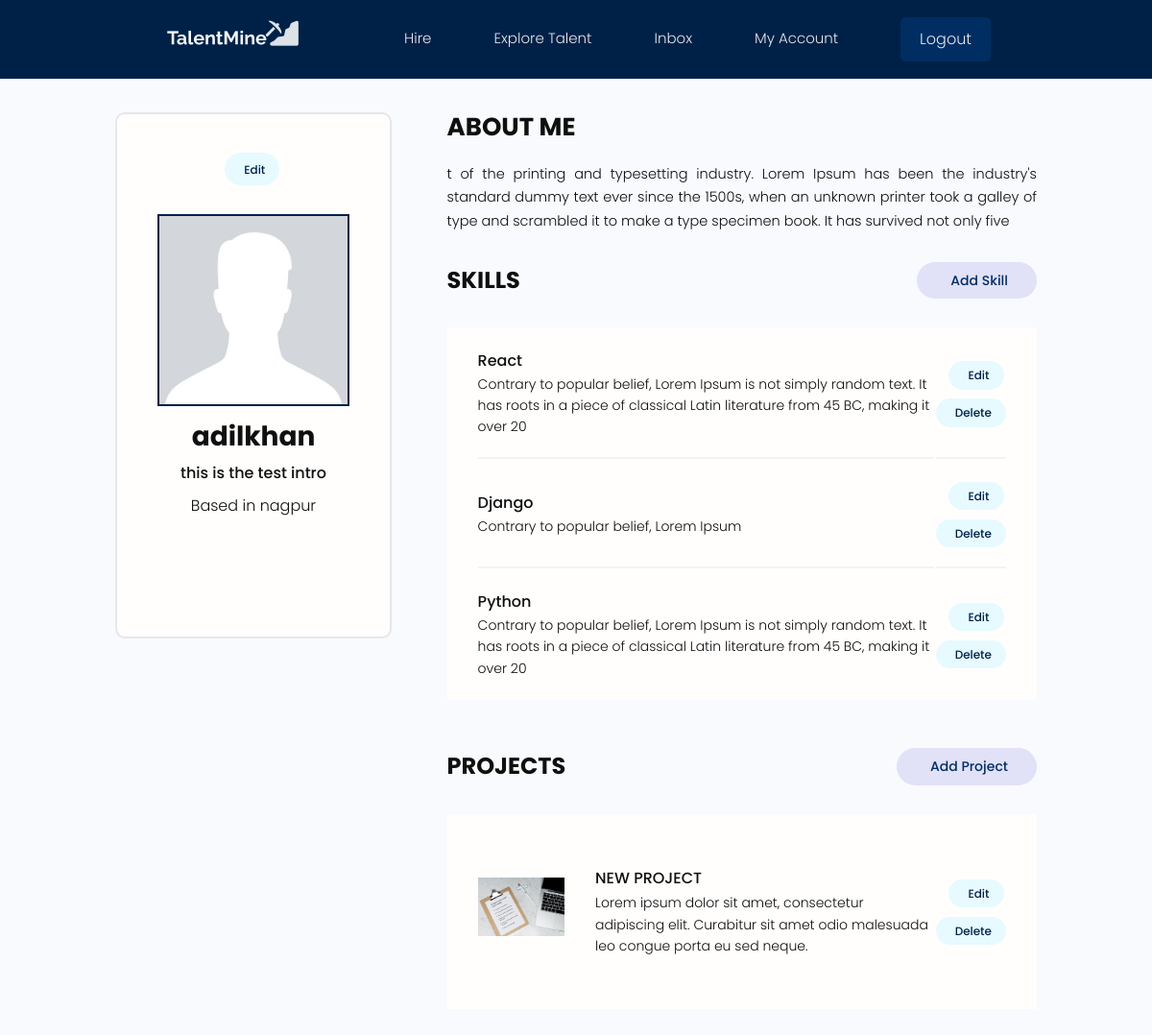
Page /users/account/ (signed in) on the committed database.
### users/models.py (models this page shows, shortened)
class Profile(models.Model):
    user = models.OneToOneField(User,on_delete=models.CASCADE,null=True,blank=True)
    name = models.CharField(max_length = 100,blank=True,null=True)
    email = models.EmailField(max_length=100,blank=True,null=True)
    username  = models.CharField(max_length = 100,blank=True,null=True)
    location = models.CharField(max_length = 500,blank=True,null=True)
    short_intro  = models.CharField(max_length = 180,blank=True,null=True)
    bio = models.TextField(blank=True,null=True)
    profile_image = models.ImageField(null=True,blank=True,upload_to = 'profiles/',default ="profiles/avatar.jpeg" )
    social_github =  models.CharField(max_length = 5000,blank=True,null=True)
    social_twitter =  models.CharField(max_length = 5000,blank=True,null=True)
    social_linkedin =  models.CharField(max_length = 5000,blank=True,null=True)
    social_website =  models.CharField(max_length = 5000,blank=True,null=True)
    created = models.DateTimeField(auto_now_add=True)
    id = models.UUIDField(default = uuid.uuid4, unique=True,primary_key=True,editable=False)

class Skill(models.Model):
    owner = models.ForeignKey(Profile,on_delete = models.CASCADE,null=True)
    name = models.CharField(max_length = 100,blank=True,null=True)
    description = models.TextField(blank=True,null=True)
    created = models.DateTimeField(auto_now_add=True)
    id = models.UUIDField(default = uuid.uuid4, unique=True,primary_key=True,editable=False)

### projects/models.py (models this page shows, shortened)
class Project(models.Model):
    owner = models.ForeignKey(Profile,null=True,blank=True,on_delete=models.SET_NULL)
    id = models.UUIDField(default = uuid.uuid4, unique=True,primary_key=True,editable=False)
    title = models.CharField(max_length=200)
    description = models.TextField(null=True, blank=True)
    featured_image = models.ImageField(null=True,blank=True,default="default.jpg")
    demo_link = models.CharField(max_length=20000,null=True,blank=True)
    source_link = models.CharField(max_length=20000,null=True,blank=True)
    tags = models.ManyToManyField('Tag',blank=True)
    vote_total = models.IntegerField(default=0,null=True,blank=True)
    vote_ratio = models.IntegerField(default=0,null=True,blank=True)
    created = models.DateTimeField(auto_now_add=True)
    class Meta:
        ordering=['-vote_ratio','-vote_total','title']

### users/views.py (the view)
# urls.py: path('account/',views.userAccount,name="account"),
@login_required(login_url='login')
def userAccount(request):
    profile  = request.user.profile
    topSkills  = profile.skill_set.all()
    projects = profile.project_set.all()
    context = {'profile':profile,'topSkills':topSkills,'projects':projects}
    return render(request,'users/account.html',context)

### users/templates/users/account.html (shortened to what this page needs)
{%extends 'main.html'%}
{%block content%}
  <main class="settingsPage profile my-md">
    <div class="container">
      <div class="layout">
        <div class="column column--1of3">
          <div class="card text-center">
            <div class="card__body dev">
              <a class="tag tag--pill tag--main settings__btn" href="{%url 'edit-account'%}"> Edit</a>
              <img  style="border-radius:0%" class="avatar avatar--xl dev__avatar" src="{{profile.profile_image.url}}"/>
              <h2 class="dev__name">{{profile.name}}</h2>
              <p class="dev__title">{{profile.short_intro}}</p>
              <p class="dev__location">Based in {{profile.location}}</p>
              <ul class="dev__social">
              </ul>
            </div>
          </div>
        </div>
        <div class="column column--2of3">
          <div class="devInfo">
            <h3 class="devInfo__title">About Me</h3>
            <p class="devInfo__about">
                {{profile.bio}}
            </p>
          </div>
          <div class="settings">
            <h3 class="settings__title">Skills</h3>
            <a class="tag tag--pill tag--sub settings__btn tag--lg" href="{% url 'create-skill' %}"> Add Skill</a>
          </div>
          <table class="settings__table">
             {% for skill in topSkills%}
            <tr>
              <td class="settings__tableInfo">
                <h4>{{skill.name}}</h4>
                <p>
                    {{skill.description|slice:"150"}}
                </p>
              </td>
              <td class="settings__tableActions">
                <a class="tag tag--pill tag--main settings__btn" href="{%url 'update-skill' skill.id%}"> Edit</a>
                <a class="tag tag--pill tag--main settings__btn" href="{% url 'delete-skill' skill.id%}">
                  Delete</a>
              </td>
            </tr>
            {%endfor%}
          </table>
          <div class="settings">
            <h3 class="settings__title">Projects</h3>
            <a class="tag tag--pill tag--sub settings__btn tag--lg" href="{%url 'create-project'%}"> Add Project</a>
          </div>
          <table class="settings__table">
              {%for project in projects%}
            <tr>
              <td class="settings__thumbnail">
                <a href="{% url 'project' project.id%}"><img src="{{project.featured_image.url}}" alt="Project Thumbnail" /></a>
              </td>
              <td class="settings__tableInfo">
                <a href="{% url 'project' project.id%}">{{project.title}}</a>
                <p>
                  {{project.description|slice:"150"}}
                </p>
              </td>
              <td class="settings__tableActions">
                <a class="tag tag--pill tag--main settings__btn" href="{%url 'update-project' project.id%}"> Edit</a>
                <a class="tag tag--pill tag--main settings__btn" href="{%url 'delete-project' project.id%}">
                  Delete</a>
              </td>
            </tr>
            {%endfor%}
          </table>
        </div>
      </div>
    </div>
  </main>
{%endblock%}

### static/styles/app.css (style rules this page uses)
:root { --color-sub: #2d2d3; }
.card { border: 2px solid var(--color-light); }
img { width: 100%; }
.profile .card > .dev { padding: 4rem; }
.dev__avatar { display: block; margin: auto; }
.dev__name { color: var(--color-sub); font-size: 2.8rem; font-weight: 700; margin-top: 1rem; margin-bottom: 0.5rem; }
.dev__title { font-size: 1.6rem; font-weight: 500; line-height: 1.3; }
.dev__location { margin-top: 1rem; }
.dev__social { margin: 3rem 0; list-style: none; display: flex; justify-content: center; gap: 1.5rem; }
.devInfo { margin-bottom: 3rem; }
.devInfo__title, .devInfo__subtitle { font-size: 2.6rem; color: var(--color-sub); text-transform: uppercase; font-weight: 700; margin-bottom: 1.5rem; }
.devInfo__about, .devSkill__info { font-size: 1.45rem; line-height: 1.7; text-align: justify; }
.settingsPage .dev > .settings__btn { display: inline-block; margin-bottom: 3rem; }
.settings { display: flex; justify-content: space-between; align-items: center; }
.settings__title { font-size: 2.4rem; text-transform: uppercase; font-weight: 700; color: var(--color-sub); }
.settings__table { margin-top: 3rem; margin-bottom: 5rem; padding: 0 3rem; background: var(--color-white); }
.settings__table tr { width: 100%; }
.settings__table tr > td { padding: 2rem 0; }
.settings__table tr:not(:last-child) td { border-bottom: 2px solid var(--color-white-light); }
.settings__thumbnail { width: 23%; min-width: 10rem; }
.settings__thumbnail img { padding-right: 3rem; height: 15rem; object-fit: contain; }
.settings__tableInfo { width: 100%; }
.settings__tableInfo h4, .settings__tableInfo a { padding-right: 1rem; width: auto; font-size: 1.6rem; font-weight: 500; color: var(--color-sub); }
.settings__tableInfo p { font-size: 1.4rem; }
.settings__tableActions { text-align: right; }

### static/uikit/styles/modules/_variables.css (style rules this page uses)
:root { --color-main: #002147; --color-main-light: #e6faff; --color-sub: #002e63; --color-sub-light: #002e63; --color-sub-lighter: #e1e1f7; --color-text: rgb(15, 15, 15); --color-gray: #8b8b8b; --color-light: #e5e7eb; --color-light-gray: #767676; --color-bg: #f8fafd; --color-white: #fffefd; --color-white-light: #f3f3f3; --color-success: #359e64; --color-success-bg: #def8e8; --color-error: #fc4b0b; --color-error-bg: #fff2ee; --font-base: 'Poppins', arial, helvetica, 'Segoe UI', roboto, ubuntu, sans-serif; --font-monospace: 'Fira Code', 'Courier New', courier, monospace; --font-regular: 300; --font-medium: 500; --font-bold: 700; --generic-shadow: 1px 1px 5px #00000010; --generic-transition: all 0.3s ease-in-out; }

### static/uikit/styles/modules/_base.css (style rules this page uses)
* { margin: 0; padding: 0; box-sizing: border-box; text-rendering: optimizeLegibility; color: inherit; font-size: inherit; }
html { font-size: 50%; }
@media only screen and (min-width: 480px) { html { font-size: 56.25%; } }
@media only screen and (min-width: 1200px) { html { font-size: 62.5%; } }
body { line-height: 1.6; font-weight: 400; font-size: 1.5rem; color: var(--color-text); background-color: var(--color-bg); min-height: 100vh; }

### static/uikit/styles/modules/_typography.css (style rules this page uses)
* { font-family: var(--font-base); }
h2 { font-size: 3.6rem; font-weight: var(--font-bold); }
h3 { font-size: 3.2rem; font-weight: var(--font-medium); }
h4 { font-size: 2.8rem; font-weight: var(--font-medium); }
p, span, strong { font-size: 1.6rem; color: var(--color-text); font-weight: var(--font-regular); }
a { padding-bottom: 2px; text-decoration: none; display: inline-block; color: var(--color-main); font-weight: var(--font-medium); }

### static/uikit/styles/modules/_utilities.css (style rules this page uses)
.container { width: 92%; max-width: 165rem; margin: 0 auto; box-sizing: border-box; }
@media screen and (min-width: 1000px) { .container { width: 90%; } }
@media screen and (min-width: 1200px) { .container { width: 80%; } }
.text-center { text-align: center; }
.my-md { margin: 3rem auto; }

### static/uikit/styles/modules/_avatar.css (style rules this page uses)
.avatar { border-radius: 50%; border: 2px solid var(--color-main); object-fit: cover; }
.avatar--xl { height: 20rem; width: 20rem; }

### static/uikit/styles/modules/_card.css (style rules this page uses)
.card { border-radius: 1rem; background-color: var(--color-white); border: 1.5px solid var(--color-light); width: auto; height: auto; margin-top: 0.5rem; margin-bottom: 0.5rem; overflow: hidden; }
.card__body, .card__header { padding: 2rem 2.5rem; }

### static/uikit/styles/modules/_layout.css (style rules this page uses)
.layout { display: flex; flex-flow: row wrap; justify-content: space-between; }
.layout > .column { margin-bottom: 3rem; }
.layout > .column.column--1of3 { flex-basis: 30%; }
.layout > .column.column--2of3 { flex-basis: 64%; }

### rows in the picture
Profile: profile_image (picture), name "adilkhan", short_intro "this is the test intro", location "nagpur", bio "t of the printing and typesetting industry. Lorem Ipsum has been the industry's standard dummy text ever since the 1500s, when an unknown printer took a galley of type and scrambled it to make a type specimen book. It has survived not only five"
Skill: name "React", description "Contrary to popular belief, Lorem Ipsum is not simply random text. It has roots in a piece of classical Latin literature from 45 BC, making it over 20"
Skill: name "Django", description "Contrary to popular belief, Lorem Ipsum"
Skill: name "Python", description "Contrary to popular belief, Lorem Ipsum is not simply random text. It has roots in a piece of classical Latin literature from 45 BC, making it over 20"
Project: featured_image (placeholder picture), title "NEW PROJECT", description "Lorem ipsum dolor sit amet, consectetur adipiscing elit. Curabitur sit amet odio malesuada leo congue porta eu sed neque."
